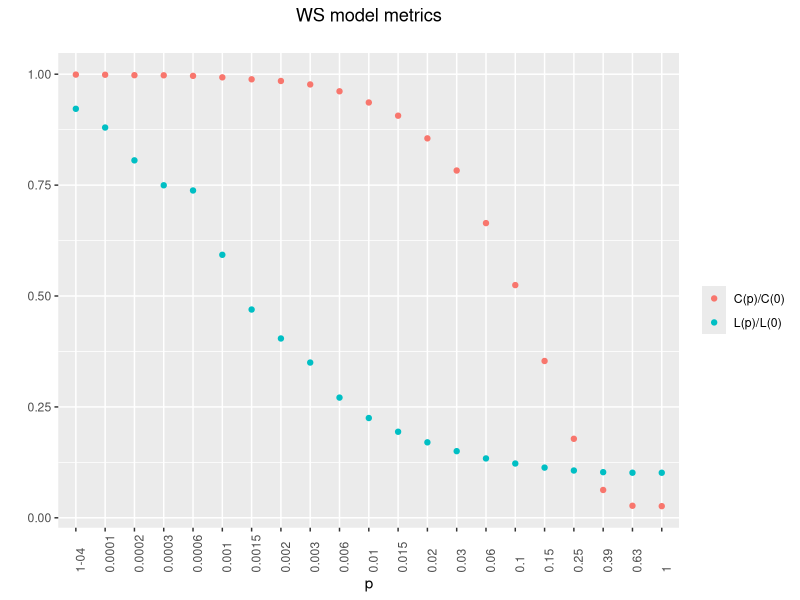
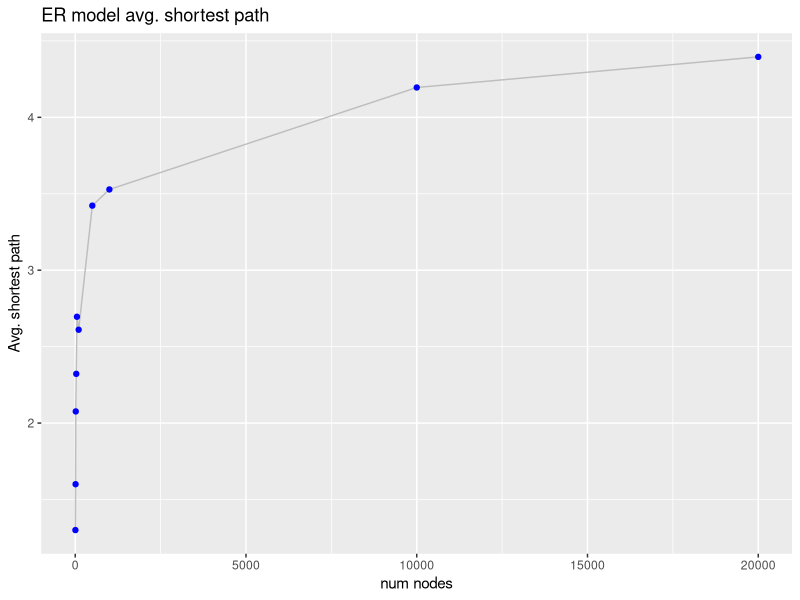

Recreate these plots in R, in order.

# Load and install necessary packages
requiredPackages <- c("igraph", "ggplot2")

for (pac in requiredPackages) {
    if(!require(pac,  character.only=TRUE)){
        install.packages(pac, repos="http://cran.rstudio.com")
        library(pac,  character.only=TRUE)
    } 
}
rm(pac)
rm(requiredPackages)

##################################
# 1./
# 
# Function to create random WS graphs and plot transitivity and diameter
ws_generator <- function(dim, S, nie){
  
  # WS base numbers to normalize 
  L_base <- average.path.length(watts.strogatz.game(dim, S, nie, 0))
  C_base <- transitivity(watts.strogatz.game(dim, S, nie, 0))
    
  x <- 10^(seq(log10(.0001),0,.2))
  iters <- length(x)
  L <- numeric(iters)
  C <- numeric(iters)
  
  # Loop over each p-value
  for(i in 1:iters){
    average_L <- 0
    average_C <- 0
    # Generate 100 random graphs 
    for(j in 1:10){
      ws <- watts.strogatz.game(dim,S,nie,x[i])
      average_L <- average_L + average.path.length(ws)
      average_C <- average_C + transitivity(ws)
    }
    L[i] <- (average_L/10)/L_base
    C[i] <- (average_C/10)/C_base
  }
  
  # Prepare data for plotting
  ws_graph = data.frame(p = as.factor(x), L, C)
  
  # Plot the data
  ggplot(ws_graph, aes(x=p, y=C)) +
      geom_point(aes(x=p,y=C, colour="C(p)/C(0)")) +
      geom_point(aes(x=p,y=L, colour = "L(p)/L(0)")) +
      labs(title = "WS model metrics\n", x = "p", y = "", color = "\n") +
      theme(axis.text.x=element_text(angle = 90, hjust = 0)) +
      scale_x_discrete(labels = abbreviate) +
      theme(plot.title = element_text(hjust = 0.5))
  
}

# Parameters
dim = 1
S = 500
nie = 4

ws_generator(dim, S, nie)



##################################
# 2./
# 
# Function to create ER graphs and plot average shortest path
er_generator <- function(){
  
  iters = c(5,10,15,30,50,100,500,1000 , 10000, 20000)
  path <- c()
  
  for(i in iters){
      n = i # Number of vertices of graph
      e = 0.02
      p = (1/n) + ((1+e)*log(n))/n # min probability of edge between two arbitrary edges
      er <- erdos.renyi.game(n,p)
      path <- append(path, average.path.length(er))
  }
  
  # One possible result, since it takes a while to compute...:
  # 1.250000 2.428571 2.256410 2.554023 3.126773 3.074624 3.591359 3.764517 4.165344 4.465225
  
  
  # Prepare data for plotting
  er_graph = data.frame(N = iters, Path = path)
  
  # # Plot the data
   ggplot(er_graph, aes(x=N, y=Path, group = 1)) +
      geom_line(colour = "Gray", show.legend=F) +
      geom_point(colour = "Blue", show.legend=F) + 
      labs(title = "ER model avg. shortest path", x = "num nodes", y = "Avg. shortest path")

}

er_generator()








